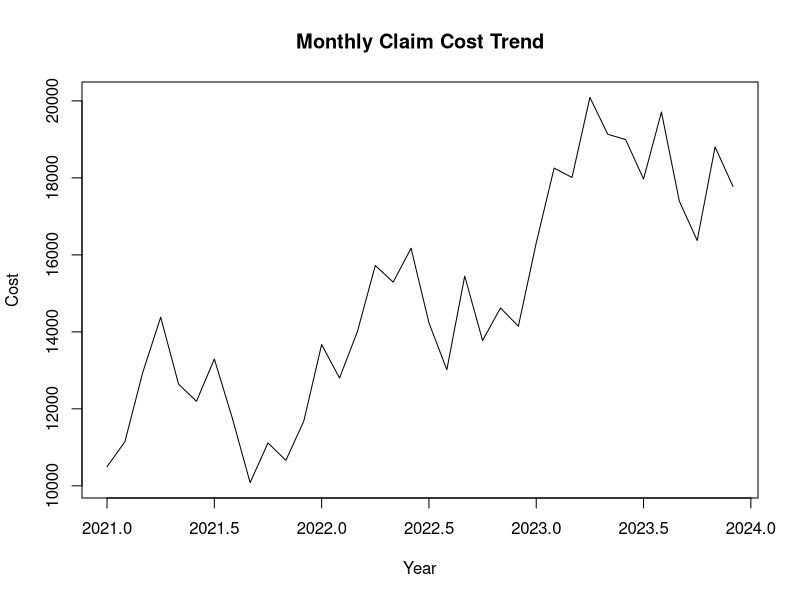
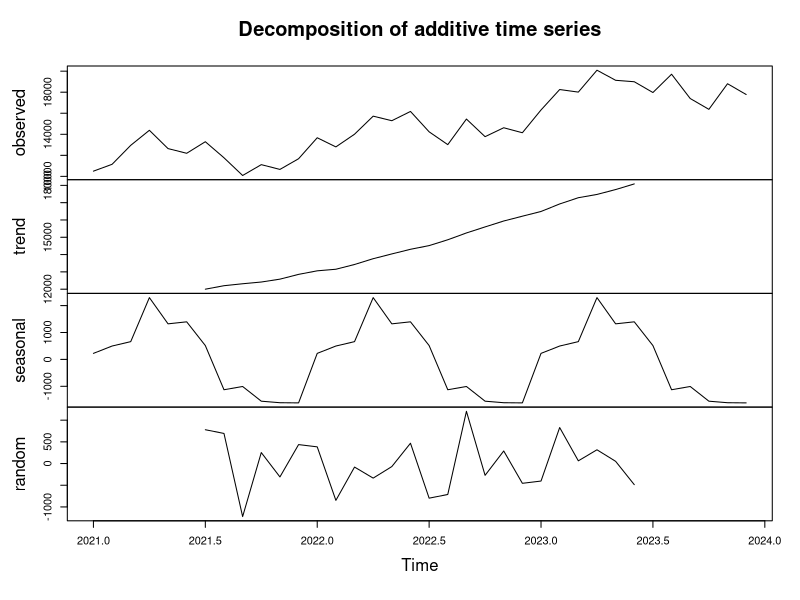
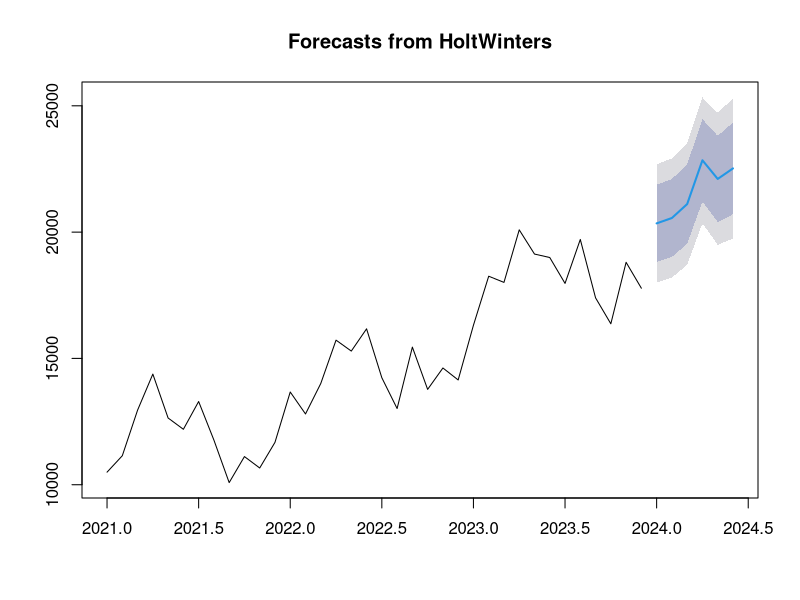
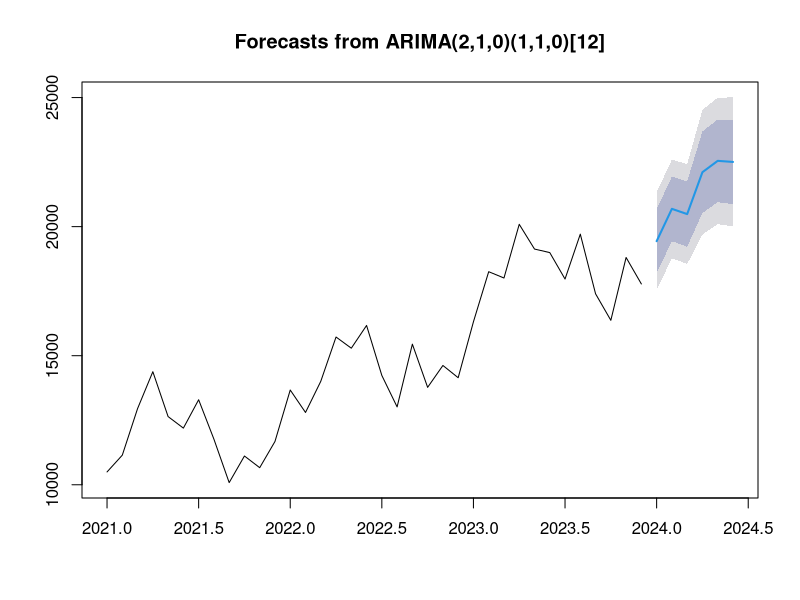
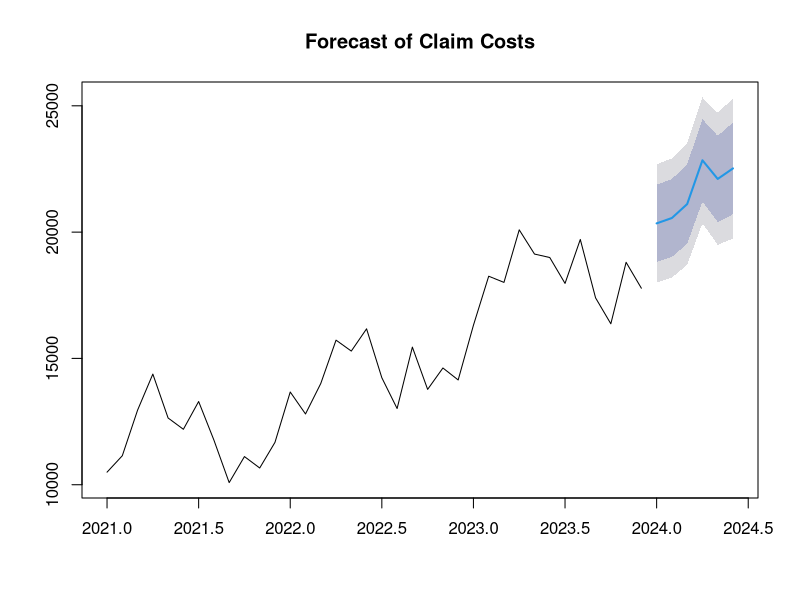

R code for these plots, in order:
data <- read.csv("health_claims.csv")
data$month <- as.Date(paste0(data$month, "-01"))
ts_data <- ts(data$claim_cost, start = c(2021, 1), frequency = 12)
plot(ts_data, main = "Monthly Claim Cost Trend", ylab = "Cost", xlab = "Year")
decomp <- decompose(ts_data)
plot(decomp)
model_hw <- HoltWinters(ts_data)
forecasted <- forecast::forecast(model_hw, h = 6)
plot(forecasted)
library(forecast)
model_arima <- auto.arima(ts_data)
forecast_arima <- forecast(model_arima, h = 6)
plot(forecast_arima)
accuracy(forecasted)
png("claim_cost_forecast.png")
plot(forecasted, main="Forecast of Claim Costs")
dev.off()
